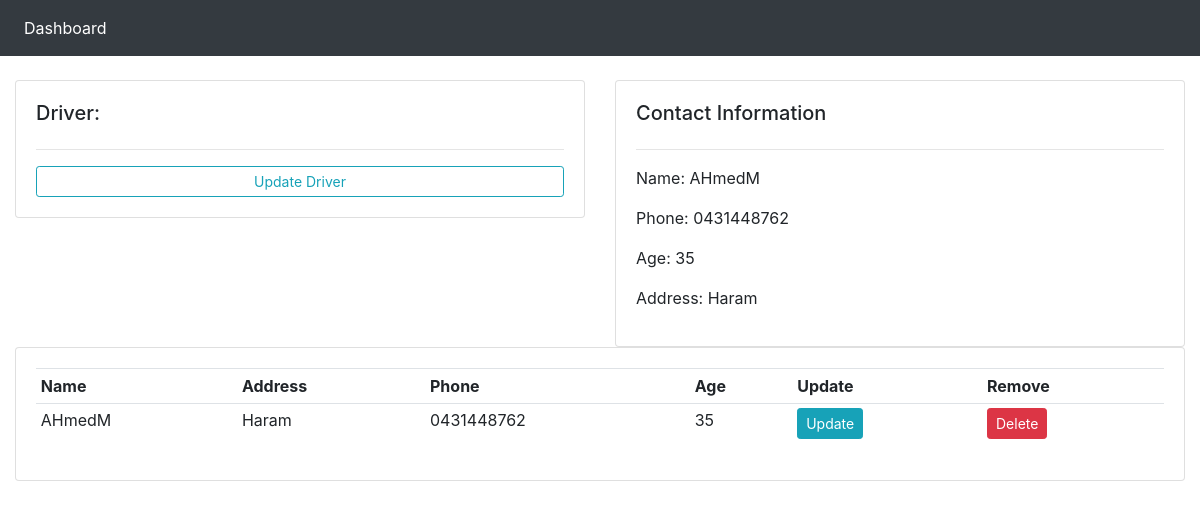
Screenshot of /driver/1/ with the database file from the repository.
### BusDriver/models.py (models this page shows, shortened)
class Driver(models.Model):
    name = models.CharField(max_length=50)
    address = models.CharField(max_length=100,blank=True,null=True)
    phone = models.CharField(max_length=12,null=True,blank=True)
    age = models.IntegerField(blank=True,null=True)

### BusDriver/views.py (the view)
# urls.py: path('driver/<int:pk>/',views.driver,name = 'driver-page'),
def driver(request,pk):
    driver = Driver.objects.get(id = pk)
    context = {
        'driver':driver
    }
    return render(request,'BusDriver/Driver.html',context)

### BusDriver/templates/BusDriver/Driver.html
{%  extends 'BusDriver/main.html' %}
{% block content %}
	<br>
<div class="row">
	<div class="col-md">
		<div class="card card-body">
			<h5>Driver:</h5>
			<hr>
			<a class="btn btn-outline-info  btn-sm btn-block" href="">Update Driver</a>
		</div>
	</div>
	<div class="col-md">
		<div class="card card-body">
			<h5>Contact Information</h5>
			<hr>
			<p>Name: {{driver.name}}</p>
			<p>Phone: {{driver.phone}}</p>
			<p>Age: {{driver.age}}</p>
			<p>Address: {{driver.address}}</p>
		</div>
	</div>
</div>
<div class="row">
	<div class="col-md">
		<div class="card card-body">
			<table class="table table-sm">
				<tr>
					<th>Name</th>
					<th>Address</th>
					<th>Phone</th>
					<th>Age</th>
					<th>Update</th>
					<th>Remove</th>
				</tr>
				<tr>
					<td>{{driver.name}}</td>
					<td>{{driver.address}}</td>
					<td>{{driver.phone}}</td>
					<td>{{driver.age}}</td>
					<td><a class="btn btn-sm btn-info" href="{% url 'update_driver' driver.id %}">Update</a></td>
					<td><a class="btn btn-sm btn-danger" href="{% url 'delete_driver' driver.id %}">Delete</a></td>
				</tr>
			</table>
		</div>
	</div>
</div>
{% endblock %}

### rows the page displays
Driver: name "AHmedM", phone "0431448762", age "35", address "Haram"
